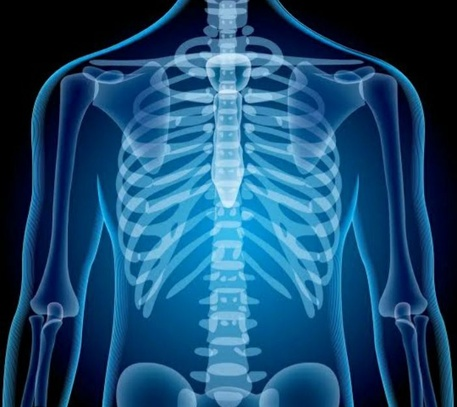
#> input picture x-ray.jpeg, 457 x 407 px, shrunk from 702 x 625 before the run
$ python problem4.py
#> lines starting #> are read from the running program, lines starting #| are printed output that depends on the picture
import cv2
import matplotlib.pyplot as plt
import os

modalities = [
    {
        "filename": "x-ray.jpeg",
        "name": "X-Ray Radiography",
        "application": "Used in medical diagnostics to identify bone fractures, joint dislocations, and lung infections like pneumonia."
    },
    {
        "filename": "satelite.jpeg",
        "name": "Satellite / Remote Sensing",
        "application": "Used in environmental monitoring, land-use mapping, and tracking deforestation or urban growth from space."
    },
    {
        "filename": "microscopic.jpeg",
        "name": "Fluorescence / Optical Microscopy",
        "application": "Used in biological research and pathology to analyze cellular structures, micro-organisms, and tissue abnormalities."
    },
    {
        "filename": "a1.jpeg",
        "name": "Ultrasound Imaging (Sonography)",
        "application": "Used in obstetrics for monitoring fetal development and in cardiology to evaluate real-time heart muscle and blood flow."
    },
    {
        "filename": "o1.jpeg",
        "name": "Infrared / Thermal Imaging",
        "application": "Used in predictive maintenance for detecting electrical hot spots, heat leaks in buildings, and nighttime search-and-rescue operations."
    }
]

plt.figure(figsize=(16, 10))

for idx, item in enumerate(modalities, 1):
    image_path = item["filename"]

    img = cv2.imread(image_path)
#> img is the input picture: shape (407, 457, 3); mean B, G, R 112.6, 75.3, 26.5

    if img is None:
        print(f"Warning: Could not load '{image_path}'. Place a sample image in your workspace.")
        continue

    if len(img.shape) == 3:
        img = cv2.cvtColor(img, cv2.COLOR_BGR2RGB)

    print("=" * 70)
    print(f"Modality    : {item['name']}")
    print(f"Application : {item['application']}")
    print("=" * 70 + "\n")

    plt.subplot(2, 3, idx)
    plt.imshow(img, cmap="gray" if len(img.shape) == 2 else None)
    plt.title(item["name"], fontsize=11, fontweight="bold")
    plt.axis("off")

plt.tight_layout()
plt.show()
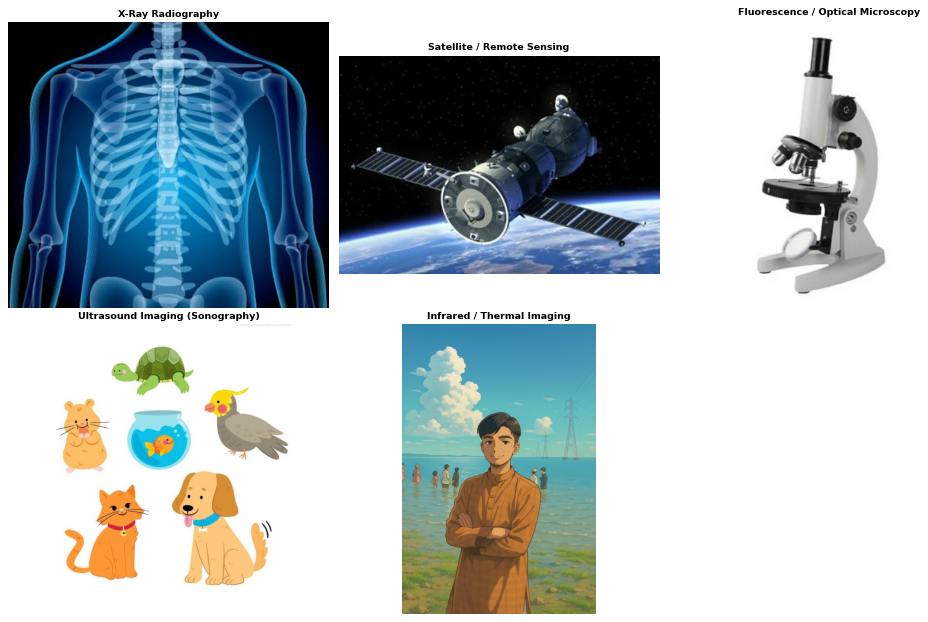
#> figure drawn by matplotlib, 5 panels
